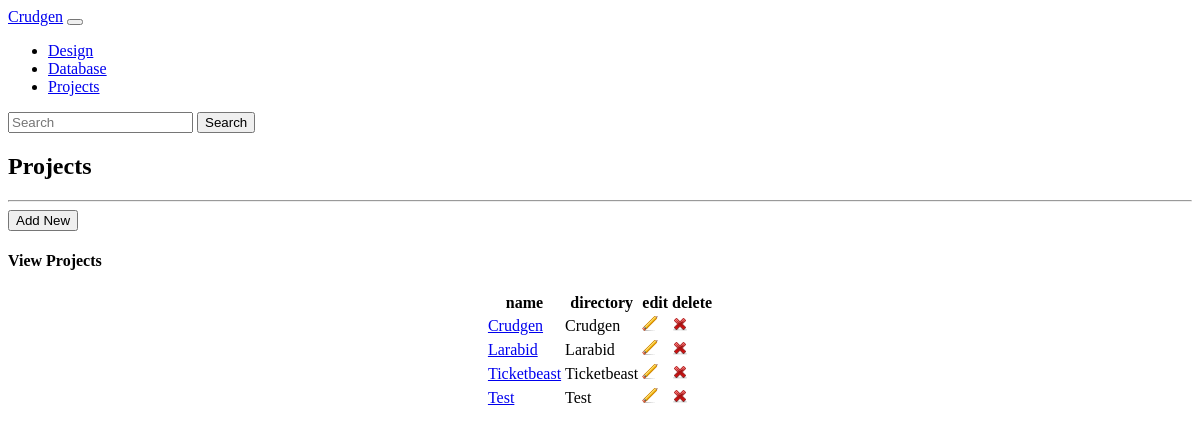
The app's page /public/db_credential/index.php, older data.
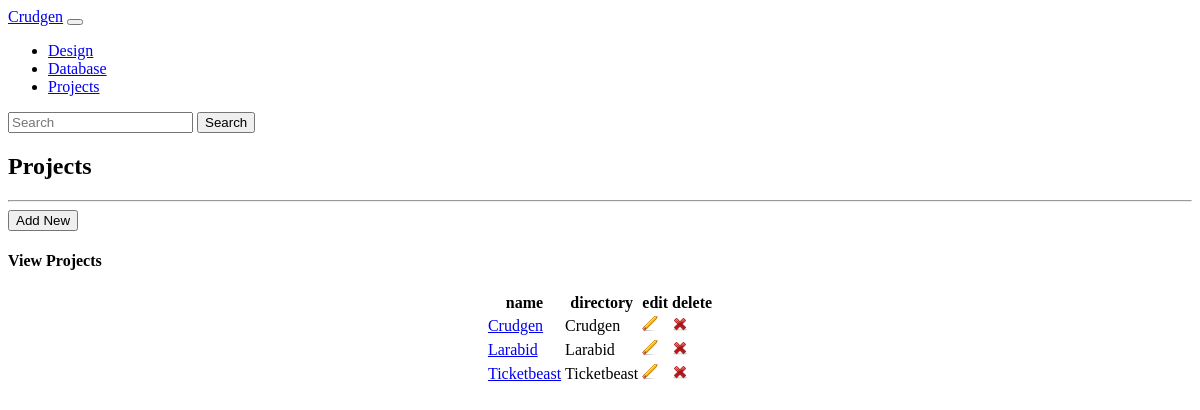
The same page, newer data.
### tables this page shows
CREATE TABLE `project` (
  `id` int(10) UNSIGNED NOT NULL,
  `name` varchar(255) DEFAULT NULL,
  `directory` varchar(255) DEFAULT NULL
);

### classes/Project.php (called while the page is built, shortened)
<?php
class Project
{
	public function index()
	{
		$db   = DB::getInstance();
		$stmt = $db->prepare("SELECT * FROM project ");
		$stmt->execute();
		return $stmt->fetchAll(PDO::FETCH_OBJ);
	}
}

### public/db_credential/index.php (the view, shortened to what this page needs)
<?php
$project = new Project();
$result  = $project->index();
?>
<!doctype html>
<html lang = "en">
<head>
</head>
<body>
<?php require_once('../nav.php'); ?>
<div id = "app" class = "container">
	<div class = "row">
		<h2>Projects</h2>
		<hr>
		<a href = "create.php">
			<button type = "button" class = "btn btn-primary">Add New</button>
		</a>
	</div>
	<div class = "row">
		<div class = "col-md-8">
			<h4>View Projects </h4>
		</div>
		<table align = "center" class = "table table-striped table-bordered">
			<thead>
			<tr>
				<th>name</th>
				<th>directory</th>
				<th>edit</th>
				<th>delete</th>
			</tr>
			</thead>
			<tbody>
			<?php
			foreach ($result as $rows) {
				?>
				<tr>
					<td><a href = "deploy.php?id=<?php echo $rows->id; ?>"><?php echo ucwords($rows->name); ?></a></td>
					<td><?php echo ucwords($rows->directory); ?></td>
					<td width = "25px"><a href = "edit.php?id=<?php echo $rows->id; ?>" title = "Edit"> <span class = "btn btn-mini"><img
										src = "../assets/icons/update.png" width = "16" height = "16"></span></a>
					</td>
					<td width = "25px"><a href = "databaseView.php?databaseId=<?php echo $rows->id; ?>" title = "Delete"> <span class = "btn btn-mini"><img
										src = "../assets/icons/delete.png" width = "16" height = "16"></span></a>
					</td>
				</tr>
			<?php } ?>
			</tbody>
		</table>
	</div>
</div>
</body>
</html>

Row changes from the older to the newer data that the page shows:
removed project: name "Test", directory "Test"
